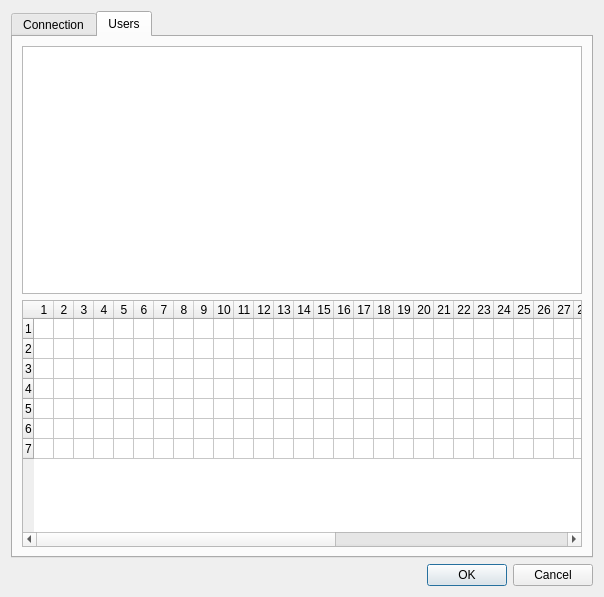
<?xml version="1.0" encoding="UTF-8"?>
<ui version="4.0">
 <class>dialogSettings</class>
 <widget class="QDialog" name="dialogSettings">
  <property name="geometry">
   <rect>
    <x>0</x>
    <y>0</y>
    <width>604</width>
    <height>597</height>
   </rect>
  </property>
  <property name="windowTitle">
   <string>Dialog</string>
  </property>
  <layout class="QVBoxLayout" name="verticalLayout_2">
   <item>
    <widget class="QTabWidget" name="tabSettings">
     <property name="currentIndex">
      <number>1</number>
     </property>
     <property name="documentMode">
      <bool>false</bool>
     </property>
     <property name="tabsClosable">
      <bool>false</bool>
     </property>
     <property name="movable">
      <bool>false</bool>
     </property>
     <property name="tabBarAutoHide">
      <bool>false</bool>
     </property>
     <widget class="QWidget" name="tabConnection">
      <attribute name="title">
       <string>Connection</string>
      </attribute>
      <layout class="QVBoxLayout" name="verticalLayout">
       <item>
        <layout class="QHBoxLayout" name="horizontalLayout_3">
         <item>
          <widget class="QLabel" name="label">
           <property name="text">
            <string>Server port</string>
           </property>
           <property name="alignment">
            <set>Qt::AlignRight|Qt::AlignTrailing|Qt::AlignVCenter</set>
           </property>
          </widget>
         </item>
         <item>
          <widget class="QSpinBox" name="spinPort">
           <property name="minimum">
            <number>0</number>
           </property>
           <property name="maximum">
            <number>65536</number>
           </property>
           <property name="displayIntegerBase">
            <number>10</number>
           </property>
          </widget>
         </item>
        </layout>
       </item>
       <item>
        <layout class="QHBoxLayout" name="horizontalLayout">
         <item>
          <widget class="QLabel" name="label_2">
           <property name="text">
            <string>Number of threads</string>
           </property>
           <property name="alignment">
            <set>Qt::AlignRight|Qt::AlignTrailing|Qt::AlignVCenter</set>
           </property>
          </widget>
         </item>
         <item>
          <widget class="QSpinBox" name="spinThreads">
           <property name="minimum">
            <number>4</number>
           </property>
           <property name="maximum">
            <number>100</number>
           </property>
          </widget>
         </item>
        </layout>
       </item>
       <item>
        <layout class="QHBoxLayout" name="horizontalLayout_2">
         <item>
          <widget class="QLabel" name="label_3">
           <property name="text">
            <string>Connection live timeout</string>
           </property>
           <property name="alignment">
            <set>Qt::AlignRight|Qt::AlignTrailing|Qt::AlignVCenter</set>
           </property>
          </widget>
         </item>
         <item>
          <widget class="QSpinBox" name="spinConnectionLiveTimeout">
           <property name="minimum">
            <number>1</number>
           </property>
           <property name="maximum">
            <number>100</number>
           </property>
          </widget>
         </item>
        </layout>
       </item>
       <item>
        <layout class="QHBoxLayout" name="horizontalLayout_4">
         <item>
          <widget class="QLabel" name="label_4">
           <property name="text">
            <string>Connection on screen timeout</string>
           </property>
           <property name="alignment">
            <set>Qt::AlignRight|Qt::AlignTrailing|Qt::AlignVCenter</set>
           </property>
          </widget>
         </item>
         <item>
          <widget class="QSpinBox" name="spinConnectionOnScreenTimeout">
           <property name="maximum">
            <number>100</number>
           </property>
          </widget>
         </item>
        </layout>
       </item>
       <item>
        <spacer name="verticalSpacer">
         <property name="orientation">
          <enum>Qt::Vertical</enum>
         </property>
         <property name="sizeHint" stdset="0">
          <size>
           <width>20</width>
           <height>40</height>
          </size>
         </property>
        </spacer>
       </item>
      </layout>
     </widget>
     <widget class="QWidget" name="tabUsers">
      <attribute name="title">
       <string>Users</string>
      </attribute>
      <layout class="QVBoxLayout" name="verticalLayout_3">
       <item>
        <widget class="QTableWidget" name="tableUsers"/>
       </item>
       <item>
        <widget class="QTableWidget" name="tableUserTime">
         <property name="selectionMode">
          <enum>QAbstractItemView::ExtendedSelection</enum>
         </property>
         <property name="rowCount">
          <number>7</number>
         </property>
         <property name="columnCount">
          <number>48</number>
         </property>
         <attribute name="horizontalHeaderMinimumSectionSize">
          <number>10</number>
         </attribute>
         <attribute name="horizontalHeaderDefaultSectionSize">
          <number>20</number>
         </attribute>
         <attribute name="verticalHeaderMinimumSectionSize">
          <number>20</number>
         </attribute>
         <attribute name="verticalHeaderDefaultSectionSize">
          <number>20</number>
         </attribute>
         <row/>
         <row/>
         <row/>
         <row/>
         <row/>
         <row/>
         <row/>
         <column/>
         <column/>
         <column/>
         <column/>
         <column/>
         <column/>
         <column/>
         <column/>
         <column/>
         <column/>
         <column/>
         <column/>
         <column/>
         <column/>
         <column/>
         <column/>
         <column/>
         <column/>
         <column/>
         <column/>
         <column/>
         <column/>
         <column/>
         <column/>
         <column/>
         <column/>
         <column/>
         <column/>
         <column/>
         <column/>
         <column/>
         <column/>
         <column/>
         <column/>
         <column/>
         <column/>
         <column/>
         <column/>
         <column/>
         <column/>
         <column/>
         <column/>
         <column/>
         <column/>
         <column/>
         <column/>
         <column/>
         <column/>
        </widget>
       </item>
      </layout>
     </widget>
    </widget>
   </item>
   <item>
    <widget class="QDialogButtonBox" name="buttonBox">
     <property name="orientation">
      <enum>Qt::Horizontal</enum>
     </property>
     <property name="standardButtons">
      <set>QDialogButtonBox::Cancel|QDialogButtonBox::Ok</set>
     </property>
    </widget>
   </item>
  </layout>
 </widget>
 <resources/>
 <connections>
  <connection>
   <sender>buttonBox</sender>
   <signal>accepted()</signal>
   <receiver>dialogSettings</receiver>
   <slot>accept()</slot>
   <hints>
    <hint type="sourcelabel">
     <x>248</x>
     <y>254</y>
    </hint>
    <hint type="destinationlabel">
     <x>157</x>
     <y>274</y>
    </hint>
   </hints>
  </connection>
  <connection>
   <sender>buttonBox</sender>
   <signal>rejected()</signal>
   <receiver>dialogSettings</receiver>
   <slot>reject()</slot>
   <hints>
    <hint type="sourcelabel">
     <x>316</x>
     <y>260</y>
    </hint>
    <hint type="destinationlabel">
     <x>286</x>
     <y>274</y>
    </hint>
   </hints>
  </connection>
 </connections>
</ui>
